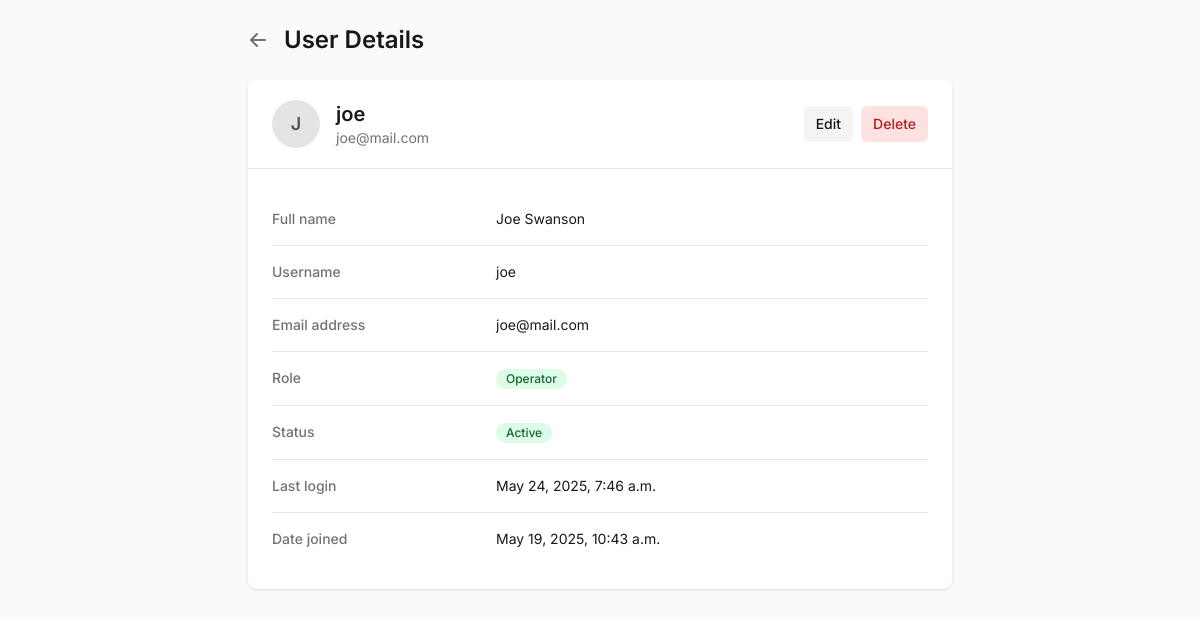
The page /users/manage/4/ (signed in) on the database its author committed.
### users/models.py (models this page shows, shortened)
class CustomUser(AbstractUser):
    ROLE_CHOICES = (
        ('admin', 'Admin'),
        ('manager', 'Manager'),
        ('operator', 'Operator'),
    )
    role = models.CharField(max_length=10, choices=ROLE_CHOICES, default='operator')

### users/views.py (the view)
# urls.py: path('manage/<int:pk>/', views.user_detail, name='user_detail'),
@login_required
@user_passes_test(is_admin)
def user_detail(request, pk):
    user = get_object_or_404(CustomUser, pk=pk)
    return render(request, 'users/user_detail.html', {'user': user})

### users/views.py (called while the page is built)
def is_admin(user):
    return user.is_authenticated and user.role == 'admin' or user.is_superuser

### users/templates/users/user_detail.html (shortened to what this page needs)
<!DOCTYPE html>
<html>
<head>
    <script src="https://cdn.tailwindcss.com"></script>
</head>
<body class="bg-zinc-50 min-h-screen">
    <div class="max-w-3xl mx-auto py-6 px-4 sm:px-6 lg:px-8">
        <div class="flex items-center mb-6">
            <a href="{% url 'users:user_list' %}" class="mr-4 text-zinc-500 hover:text-zinc-700">
                <svg xmlns="http://www.w3.org/2000/svg" class="h-5 w-5" viewBox="0 0 20 20" fill="currentColor">
                    <path fill-rule="evenodd" d="M9.707 16.707a1 1 0 01-1.414 0l-6-6a1 1 0 010-1.414l6-6a1 1 0 011.414 1.414L5.414 9H17a1 1 0 110 2H5.414l4.293 4.293a1 1 0 010 1.414z" clip-rule="evenodd" />
                </svg>
            </a>
            <h1 class="text-2xl font-semibold text-zinc-900">User Details</h1>
        </div>
        <div class="bg-white shadow rounded-lg overflow-hidden">
            <div class="border-b border-zinc-200">
                <div class="px-6 py-5 flex justify-between items-center">
                    <div class="flex items-center">
                        <div class="bg-zinc-200 rounded-full h-12 w-12 flex items-center justify-center mr-4">
                            <span class="text-zinc-600 font-semibold text-lg">{{ user.username|first|upper }}</span>
                        </div>
                        <div>
                            <h2 class="text-xl font-semibold text-zinc-900">{{ user.username }}</h2>
                            <p class="text-sm text-zinc-500">{{ user.email }}</p>
                        </div>
                    </div>
                    <div class="flex space-x-2">
                        <a href="{% url 'users:user_edit' user.id %}" class="inline-flex items-center justify-center whitespace-nowrap rounded-md text-sm font-medium bg-zinc-100 text-zinc-900 hover:bg-zinc-200 h-9 px-3 py-2">
                            Edit
                        </a>
                        <a href="{% url 'users:user_delete' user.id %}" class="inline-flex items-center justify-center whitespace-nowrap rounded-md text-sm font-medium bg-red-100 text-red-700 hover:bg-red-200 h-9 px-3 py-2" onclick="return confirm('Are you sure you want to delete this user?')">
                            Delete
                        </a>
                    </div>
                </div>
            </div>
            <div class="p-6">
                <dl class="divide-y divide-zinc-200">
                    <div class="py-4 sm:grid sm:grid-cols-3 sm:gap-4">
                        <dt class="text-sm font-medium text-zinc-500">Full name</dt>
                        <dd class="mt-1 text-sm text-zinc-900 sm:col-span-2 sm:mt-0">{{ user.first_name }} {{ user.last_name }}</dd>
                    </div>
                    <div class="py-4 sm:grid sm:grid-cols-3 sm:gap-4">
                        <dt class="text-sm font-medium text-zinc-500">Username</dt>
                        <dd class="mt-1 text-sm text-zinc-900 sm:col-span-2 sm:mt-0">{{ user.username }}</dd>
                    </div>
                    <div class="py-4 sm:grid sm:grid-cols-3 sm:gap-4">
                        <dt class="text-sm font-medium text-zinc-500">Email address</dt>
                        <dd class="mt-1 text-sm text-zinc-900 sm:col-span-2 sm:mt-0">{{ user.email }}</dd>
                    </div>
                    <div class="py-4 sm:grid sm:grid-cols-3 sm:gap-4">
                        <dt class="text-sm font-medium text-zinc-500">Role</dt>
                        <dd class="mt-1 text-sm sm:col-span-2 sm:mt-0">
                            <span class="inline-flex items-center px-2.5 py-0.5 rounded-full text-xs font-medium {% if user.role == 'admin' %}bg-purple-100 text-purple-800{% elif user.role == 'manager' %}bg-blue-100 text-blue-800{% else %}bg-green-100 text-green-800{% endif %}">
                                {{ user.get_role_display }}
                            </span>
                        </dd>
                    </div>
                    <div class="py-4 sm:grid sm:grid-cols-3 sm:gap-4">
                        <dt class="text-sm font-medium text-zinc-500">Status</dt>
                        <dd class="mt-1 text-sm sm:col-span-2 sm:mt-0">
                            <span class="inline-flex items-center px-2.5 py-0.5 rounded-full text-xs font-medium {% if user.is_active %}bg-green-100 text-green-800{% else %}bg-red-100 text-red-800{% endif %}">
                                {{ user.is_active|yesno:"Active,Inactive" }}
                            </span>
                        </dd>
                    </div>
                    <div class="py-4 sm:grid sm:grid-cols-3 sm:gap-4">
                        <dt class="text-sm font-medium text-zinc-500">Last login</dt>
                        <dd class="mt-1 text-sm text-zinc-900 sm:col-span-2 sm:mt-0">{{ user.last_login|default:"Never" }}</dd>
                    </div>
                    <div class="py-4 sm:grid sm:grid-cols-3 sm:gap-4">
                        <dt class="text-sm font-medium text-zinc-500">Date joined</dt>
                        <dd class="mt-1 text-sm text-zinc-900 sm:col-span-2 sm:mt-0">{{ user.date_joined }}</dd>
                    </div>
                </dl>
            </div>
        </div>
    </div>
</body>
</html>

### rows shown on the page
CustomUser: username|first "J", username "joe", email "joe@mail.com", first_name "Joe", last_name "Swanson", role "Operator", is_active "Active", last_login "May 24, 2025, 7:46 a.m.", date_joined "May 19, 2025, 10:43 a.m."
